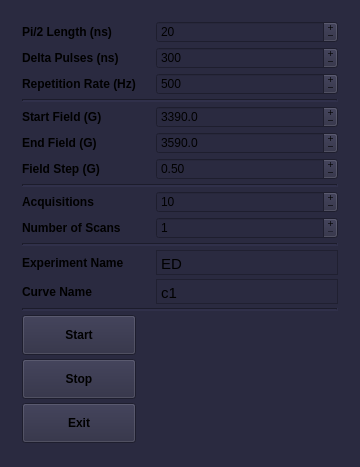
<?xml version="1.0" encoding="UTF-8"?>
<ui version="4.0">
 <class>MainWindow</class>
 <widget class="QMainWindow" name="MainWindow">
  <property name="geometry">
   <rect>
    <x>0</x>
    <y>0</y>
    <width>360</width>
    <height>467</height>
   </rect>
  </property>
  <property name="sizePolicy">
   <sizepolicy hsizetype="Fixed" vsizetype="Fixed">
    <horstretch>0</horstretch>
    <verstretch>0</verstretch>
   </sizepolicy>
  </property>
  <property name="minimumSize">
   <size>
    <width>360</width>
    <height>467</height>
   </size>
  </property>
  <property name="maximumSize">
   <size>
    <width>360</width>
    <height>467</height>
   </size>
  </property>
  <property name="font">
   <font>
    <weight>50</weight>
    <bold>false</bold>
   </font>
  </property>
  <property name="windowTitle">
   <string>Echo Detected Spectrum v 0.1</string>
  </property>
  <property name="styleSheet">
   <string notr="true">background-color: rgb(42,42,64);</string>
  </property>
  <widget class="QWidget" name="centralwidget">
   <property name="sizePolicy">
    <sizepolicy hsizetype="Fixed" vsizetype="Fixed">
     <horstretch>0</horstretch>
     <verstretch>0</verstretch>
    </sizepolicy>
   </property>
   <property name="minimumSize">
    <size>
     <width>360</width>
     <height>467</height>
    </size>
   </property>
   <property name="maximumSize">
    <size>
     <width>360</width>
     <height>467</height>
    </size>
   </property>
   <layout class="QGridLayout" name="gridLayout_2">
    <item row="0" column="0">
     <layout class="QGridLayout" name="gridLayout">
      <property name="sizeConstraint">
       <enum>QLayout::SetNoConstraint</enum>
      </property>
      <property name="leftMargin">
       <number>13</number>
      </property>
      <property name="topMargin">
       <number>4</number>
      </property>
      <property name="rightMargin">
       <number>13</number>
      </property>
      <property name="bottomMargin">
       <number>6</number>
      </property>
      <property name="horizontalSpacing">
       <number>20</number>
      </property>
      <property name="verticalSpacing">
       <number>4</number>
      </property>
      <item row="11" column="1">
       <widget class="QSpinBox" name="box_averag">
        <property name="contextMenuPolicy">
         <enum>Qt::NoContextMenu</enum>
        </property>
        <property name="buttonSymbols">
         <enum>QAbstractSpinBox::PlusMinus</enum>
        </property>
        <property name="keyboardTracking">
         <bool>false</bool>
        </property>
        <property name="minimum">
         <number>1</number>
        </property>
        <property name="maximum">
         <number>5000</number>
        </property>
        <property name="singleStep">
         <number>10</number>
        </property>
        <property name="value">
         <number>10</number>
        </property>
       </widget>
      </item>
      <item row="1" column="1">
       <widget class="QSpinBox" name="box_delta">
        <property name="contextMenuPolicy">
         <enum>Qt::NoContextMenu</enum>
        </property>
        <property name="buttonSymbols">
         <enum>QAbstractSpinBox::PlusMinus</enum>
        </property>
        <property name="keyboardTracking">
         <bool>false</bool>
        </property>
        <property name="minimum">
         <number>40</number>
        </property>
        <property name="maximum">
         <number>5000</number>
        </property>
        <property name="singleStep">
         <number>2</number>
        </property>
        <property name="value">
         <number>300</number>
        </property>
       </widget>
      </item>
      <item row="19" column="0">
       <widget class="QPushButton" name="button_start">
        <property name="minimumSize">
         <size>
          <width>0</width>
          <height>40</height>
         </size>
        </property>
        <property name="font">
         <font>
          <weight>75</weight>
          <bold>true</bold>
         </font>
        </property>
        <property name="contextMenuPolicy">
         <enum>Qt::NoContextMenu</enum>
        </property>
        <property name="text">
         <string>Start</string>
        </property>
       </widget>
      </item>
      <item row="13" column="1">
       <widget class="QSpinBox" name="box_scan">
        <property name="contextMenuPolicy">
         <enum>Qt::NoContextMenu</enum>
        </property>
        <property name="buttonSymbols">
         <enum>QAbstractSpinBox::PlusMinus</enum>
        </property>
        <property name="keyboardTracking">
         <bool>false</bool>
        </property>
        <property name="minimum">
         <number>1</number>
        </property>
        <property name="maximum">
         <number>100</number>
        </property>
        <property name="value">
         <number>1</number>
        </property>
       </widget>
      </item>
      <item row="17" column="0">
       <widget class="QLabel" name="label_10">
        <property name="font">
         <font>
          <weight>75</weight>
          <bold>true</bold>
         </font>
        </property>
        <property name="contextMenuPolicy">
         <enum>Qt::NoContextMenu</enum>
        </property>
        <property name="text">
         <string>Curve Name</string>
        </property>
       </widget>
      </item>
      <item row="15" column="0" colspan="2">
       <widget class="Line" name="line_4">
        <property name="lineWidth">
         <number>2</number>
        </property>
        <property name="orientation">
         <enum>Qt::Horizontal</enum>
        </property>
       </widget>
      </item>
      <item row="17" column="1">
       <widget class="QTextEdit" name="text_edit_curve">
        <property name="sizePolicy">
         <sizepolicy hsizetype="Expanding" vsizetype="Fixed">
          <horstretch>0</horstretch>
          <verstretch>0</verstretch>
         </sizepolicy>
        </property>
        <property name="minimumSize">
         <size>
          <width>0</width>
          <height>25</height>
         </size>
        </property>
        <property name="maximumSize">
         <size>
          <width>16777215</width>
          <height>25</height>
         </size>
        </property>
        <property name="mouseTracking">
         <bool>false</bool>
        </property>
        <property name="contextMenuPolicy">
         <enum>Qt::NoContextMenu</enum>
        </property>
        <property name="verticalScrollBarPolicy">
         <enum>Qt::ScrollBarAlwaysOff</enum>
        </property>
        <property name="html">
         <string>&lt;!DOCTYPE HTML PUBLIC &quot;-//W3C//DTD HTML 4.0//EN&quot; &quot;http://www.w3.org/TR/REC-html40/strict.dtd&quot;&gt;
&lt;html&gt;&lt;head&gt;&lt;meta name=&quot;qrichtext&quot; content=&quot;1&quot; /&gt;&lt;style type=&quot;text/css&quot;&gt;
p, li { white-space: pre-wrap; }
&lt;/style&gt;&lt;/head&gt;&lt;body style=&quot; font-family:'Ubuntu'; font-size:11pt; font-weight:400; font-style:normal;&quot;&gt;
&lt;p style=&quot; margin-top:0px; margin-bottom:0px; margin-left:0px; margin-right:0px; -qt-block-indent:0; text-indent:0px;&quot;&gt;c1&lt;/p&gt;&lt;/body&gt;&lt;/html&gt;</string>
        </property>
       </widget>
      </item>
      <item row="3" column="0" colspan="2">
       <widget class="Line" name="line">
        <property name="lineWidth">
         <number>2</number>
        </property>
        <property name="orientation">
         <enum>Qt::Horizontal</enum>
        </property>
       </widget>
      </item>
      <item row="5" column="1">
       <widget class="QDoubleSpinBox" name="box_end_field">
        <property name="contextMenuPolicy">
         <enum>Qt::NoContextMenu</enum>
        </property>
        <property name="buttonSymbols">
         <enum>QAbstractSpinBox::PlusMinus</enum>
        </property>
        <property name="keyboardTracking">
         <bool>false</bool>
        </property>
        <property name="decimals">
         <number>1</number>
        </property>
        <property name="minimum">
         <double>100.000000000000000</double>
        </property>
        <property name="maximum">
         <double>9100.000000000000000</double>
        </property>
        <property name="singleStep">
         <double>0.500000000000000</double>
        </property>
        <property name="value">
         <double>3590.000000000000000</double>
        </property>
       </widget>
      </item>
      <item row="4" column="1">
       <widget class="QDoubleSpinBox" name="box_st_field">
        <property name="contextMenuPolicy">
         <enum>Qt::NoContextMenu</enum>
        </property>
        <property name="buttonSymbols">
         <enum>QAbstractSpinBox::PlusMinus</enum>
        </property>
        <property name="keyboardTracking">
         <bool>false</bool>
        </property>
        <property name="decimals">
         <number>1</number>
        </property>
        <property name="minimum">
         <double>100.000000000000000</double>
        </property>
        <property name="maximum">
         <double>9100.000000000000000</double>
        </property>
        <property name="singleStep">
         <double>0.500000000000000</double>
        </property>
        <property name="value">
         <double>3390.000000000000000</double>
        </property>
       </widget>
      </item>
      <item row="2" column="1">
       <widget class="QSpinBox" name="box_rep_rate">
        <property name="contextMenuPolicy">
         <enum>Qt::NoContextMenu</enum>
        </property>
        <property name="buttonSymbols">
         <enum>QAbstractSpinBox::PlusMinus</enum>
        </property>
        <property name="keyboardTracking">
         <bool>false</bool>
        </property>
        <property name="minimum">
         <number>2</number>
        </property>
        <property name="maximum">
         <number>50000</number>
        </property>
        <property name="singleStep">
         <number>10</number>
        </property>
        <property name="value">
         <number>500</number>
        </property>
       </widget>
      </item>
      <item row="4" column="0">
       <widget class="QLabel" name="label_4">
        <property name="font">
         <font>
          <weight>75</weight>
          <bold>true</bold>
         </font>
        </property>
        <property name="contextMenuPolicy">
         <enum>Qt::NoContextMenu</enum>
        </property>
        <property name="text">
         <string>Start Field (G)</string>
        </property>
       </widget>
      </item>
      <item row="20" column="0">
       <widget class="QPushButton" name="button_stop">
        <property name="minimumSize">
         <size>
          <width>0</width>
          <height>40</height>
         </size>
        </property>
        <property name="font">
         <font>
          <weight>75</weight>
          <bold>true</bold>
         </font>
        </property>
        <property name="contextMenuPolicy">
         <enum>Qt::NoContextMenu</enum>
        </property>
        <property name="layoutDirection">
         <enum>Qt::LeftToRight</enum>
        </property>
        <property name="text">
         <string>Stop</string>
        </property>
       </widget>
      </item>
      <item row="1" column="0">
       <widget class="QLabel" name="label_2">
        <property name="font">
         <font>
          <weight>75</weight>
          <bold>true</bold>
         </font>
        </property>
        <property name="contextMenuPolicy">
         <enum>Qt::NoContextMenu</enum>
        </property>
        <property name="text">
         <string>Delta Pulses (ns)</string>
        </property>
       </widget>
      </item>
      <item row="16" column="1">
       <widget class="QTextEdit" name="text_edit_exp_name">
        <property name="sizePolicy">
         <sizepolicy hsizetype="Expanding" vsizetype="Fixed">
          <horstretch>0</horstretch>
          <verstretch>0</verstretch>
         </sizepolicy>
        </property>
        <property name="minimumSize">
         <size>
          <width>0</width>
          <height>25</height>
         </size>
        </property>
        <property name="maximumSize">
         <size>
          <width>16777215</width>
          <height>25</height>
         </size>
        </property>
        <property name="mouseTracking">
         <bool>false</bool>
        </property>
        <property name="tabletTracking">
         <bool>false</bool>
        </property>
        <property name="contextMenuPolicy">
         <enum>Qt::NoContextMenu</enum>
        </property>
        <property name="verticalScrollBarPolicy">
         <enum>Qt::ScrollBarAlwaysOff</enum>
        </property>
        <property name="markdown">
         <string>ED

</string>
        </property>
        <property name="html">
         <string>&lt;!DOCTYPE HTML PUBLIC &quot;-//W3C//DTD HTML 4.0//EN&quot; &quot;http://www.w3.org/TR/REC-html40/strict.dtd&quot;&gt;
&lt;html&gt;&lt;head&gt;&lt;meta name=&quot;qrichtext&quot; content=&quot;1&quot; /&gt;&lt;style type=&quot;text/css&quot;&gt;
p, li { white-space: pre-wrap; }
&lt;/style&gt;&lt;/head&gt;&lt;body style=&quot; font-family:'Ubuntu'; font-size:11pt; font-weight:400; font-style:normal;&quot;&gt;
&lt;p style=&quot; margin-top:7px; margin-bottom:7px; margin-left:0px; margin-right:0px; -qt-block-indent:0; text-indent:0px;&quot;&gt;ED&lt;/p&gt;&lt;/body&gt;&lt;/html&gt;</string>
        </property>
        <property name="overwriteMode">
         <bool>true</bool>
        </property>
        <property name="acceptRichText">
         <bool>false</bool>
        </property>
        <property name="textInteractionFlags">
         <set>Qt::TextEditorInteraction</set>
        </property>
       </widget>
      </item>
      <item row="21" column="0">
       <widget class="QPushButton" name="button_off">
        <property name="minimumSize">
         <size>
          <width>0</width>
          <height>40</height>
         </size>
        </property>
        <property name="font">
         <font>
          <weight>75</weight>
          <bold>true</bold>
         </font>
        </property>
        <property name="contextMenuPolicy">
         <enum>Qt::NoContextMenu</enum>
        </property>
        <property name="text">
         <string>Exit</string>
        </property>
       </widget>
      </item>
      <item row="6" column="1">
       <widget class="QDoubleSpinBox" name="box_step_field">
        <property name="contextMenuPolicy">
         <enum>Qt::NoContextMenu</enum>
        </property>
        <property name="buttonSymbols">
         <enum>QAbstractSpinBox::PlusMinus</enum>
        </property>
        <property name="keyboardTracking">
         <bool>false</bool>
        </property>
        <property name="minimum">
         <double>0.010000000000000</double>
        </property>
        <property name="maximum">
         <double>50.000000000000000</double>
        </property>
        <property name="singleStep">
         <double>0.100000000000000</double>
        </property>
        <property name="value">
         <double>0.500000000000000</double>
        </property>
       </widget>
      </item>
      <item row="10" column="0" colspan="2">
       <widget class="Line" name="line_3">
        <property name="lineWidth">
         <number>2</number>
        </property>
        <property name="orientation">
         <enum>Qt::Horizontal</enum>
        </property>
       </widget>
      </item>
      <item row="18" column="0" colspan="2">
       <widget class="Line" name="line_5">
        <property name="lineWidth">
         <number>2</number>
        </property>
        <property name="orientation">
         <enum>Qt::Horizontal</enum>
        </property>
       </widget>
      </item>
      <item row="13" column="0">
       <widget class="QLabel" name="label_7">
        <property name="font">
         <font>
          <weight>75</weight>
          <bold>true</bold>
         </font>
        </property>
        <property name="contextMenuPolicy">
         <enum>Qt::NoContextMenu</enum>
        </property>
        <property name="text">
         <string>Number of Scans</string>
        </property>
       </widget>
      </item>
      <item row="6" column="0">
       <widget class="QLabel" name="label_12">
        <property name="font">
         <font>
          <weight>75</weight>
          <bold>true</bold>
         </font>
        </property>
        <property name="contextMenuPolicy">
         <enum>Qt::NoContextMenu</enum>
        </property>
        <property name="text">
         <string>Field Step (G)</string>
        </property>
       </widget>
      </item>
      <item row="5" column="0">
       <widget class="QLabel" name="label_8">
        <property name="font">
         <font>
          <weight>75</weight>
          <bold>true</bold>
         </font>
        </property>
        <property name="contextMenuPolicy">
         <enum>Qt::NoContextMenu</enum>
        </property>
        <property name="text">
         <string>End Field (G)</string>
        </property>
       </widget>
      </item>
      <item row="16" column="0">
       <widget class="QLabel" name="label_5">
        <property name="font">
         <font>
          <weight>75</weight>
          <bold>true</bold>
         </font>
        </property>
        <property name="contextMenuPolicy">
         <enum>Qt::NoContextMenu</enum>
        </property>
        <property name="text">
         <string>Experiment Name</string>
        </property>
       </widget>
      </item>
      <item row="11" column="0">
       <widget class="QLabel" name="label_6">
        <property name="font">
         <font>
          <weight>75</weight>
          <bold>true</bold>
         </font>
        </property>
        <property name="contextMenuPolicy">
         <enum>Qt::NoContextMenu</enum>
        </property>
        <property name="text">
         <string>Acquisitions</string>
        </property>
       </widget>
      </item>
      <item row="0" column="1">
       <widget class="QSpinBox" name="box_length">
        <property name="contextMenuPolicy">
         <enum>Qt::NoContextMenu</enum>
        </property>
        <property name="readOnly">
         <bool>false</bool>
        </property>
        <property name="buttonSymbols">
         <enum>QAbstractSpinBox::PlusMinus</enum>
        </property>
        <property name="specialValueText">
         <string notr="true"/>
        </property>
        <property name="keyboardTracking">
         <bool>false</bool>
        </property>
        <property name="minimum">
         <number>12</number>
        </property>
        <property name="maximum">
         <number>1900</number>
        </property>
        <property name="singleStep">
         <number>2</number>
        </property>
        <property name="value">
         <number>20</number>
        </property>
       </widget>
      </item>
      <item row="2" column="0">
       <widget class="QLabel" name="label_11">
        <property name="font">
         <font>
          <weight>75</weight>
          <bold>true</bold>
         </font>
        </property>
        <property name="contextMenuPolicy">
         <enum>Qt::NoContextMenu</enum>
        </property>
        <property name="text">
         <string>Repetition Rate (Hz)</string>
        </property>
       </widget>
      </item>
      <item row="0" column="0">
       <widget class="QLabel" name="label">
        <property name="font">
         <font>
          <weight>75</weight>
          <bold>true</bold>
          <kerning>true</kerning>
         </font>
        </property>
        <property name="contextMenuPolicy">
         <enum>Qt::NoContextMenu</enum>
        </property>
        <property name="text">
         <string>Pi/2 Length (ns)</string>
        </property>
       </widget>
      </item>
     </layout>
    </item>
   </layout>
  </widget>
 </widget>
 <resources/>
 <connections/>
</ui>
